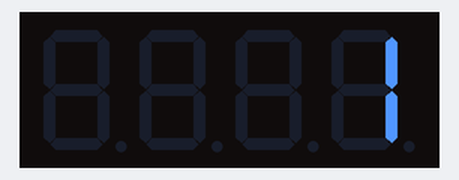
The program below on a simulated ESP32 board running MicroPython. On the bench: 4-digit seven-segment display.

Above: at 0.15 s.
At 4.96 s:
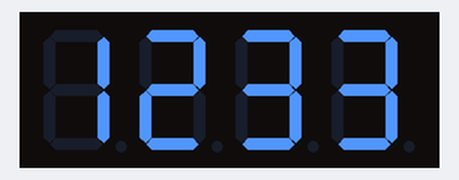
At 9.78 s:
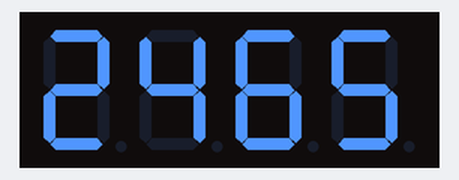
At 19.7 s:
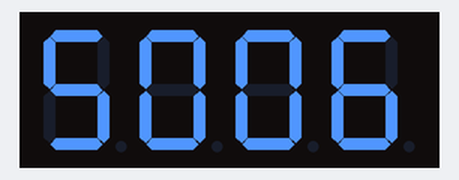
At 29.63 s:
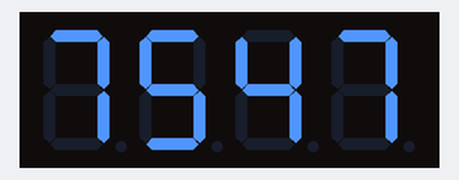
At 39.55 s:
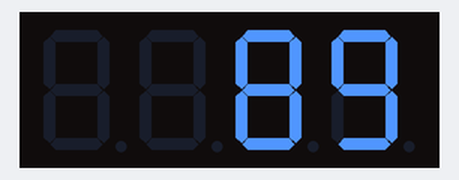

The program:

seg_led_test.py
```python
import tm1637   #导入TM1637芯片包，需要把tm1637.py保存到板子上
from machine import Pin
import time

tm = tm1637.TM1637(clk=Pin(2), dio=Pin(4))

# all LEDS off
tm.write([0, 0, 0, 0])

count = 0
while True:
    count = count + 1     #递增变量count
    if (count >= 9999) :  #大于9999返回0， 不然始终显示9999
        count = 0

    tm.number(count)
    time.sleep_ms(1)      #延时 1ms(毫秒)
```
